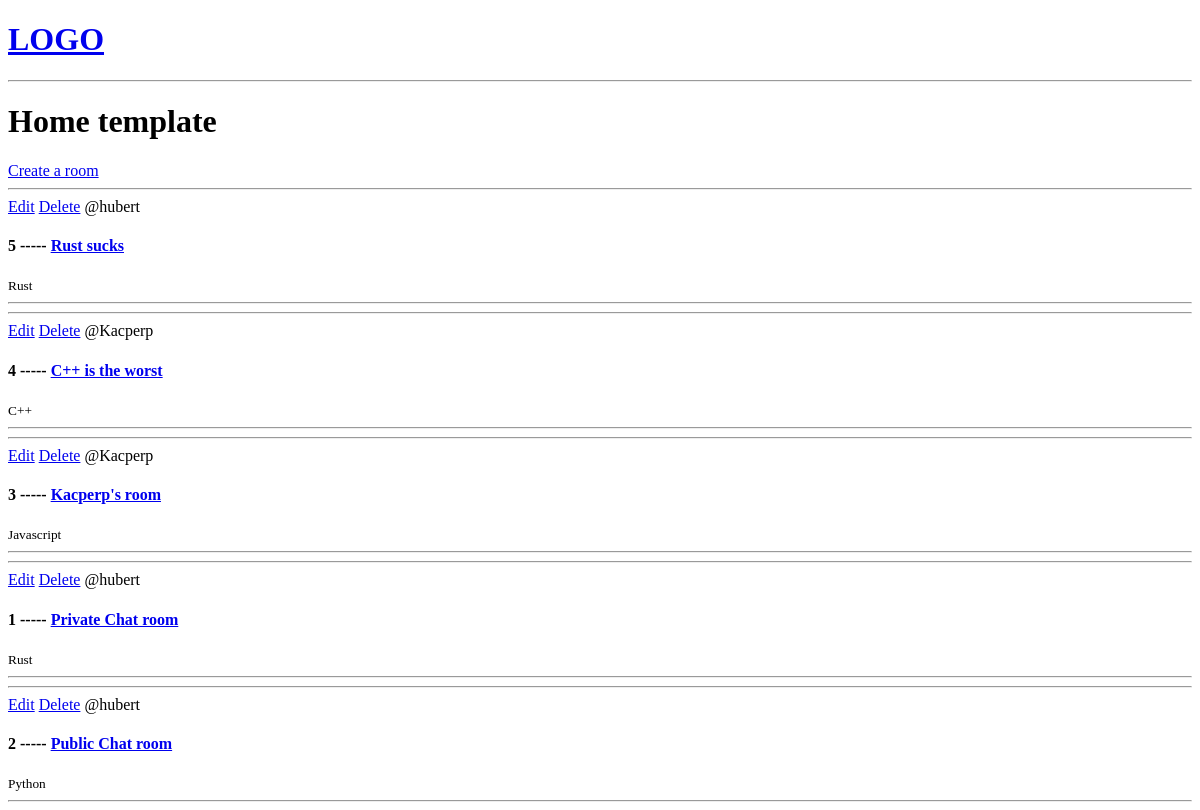
Before: / with the older database file.
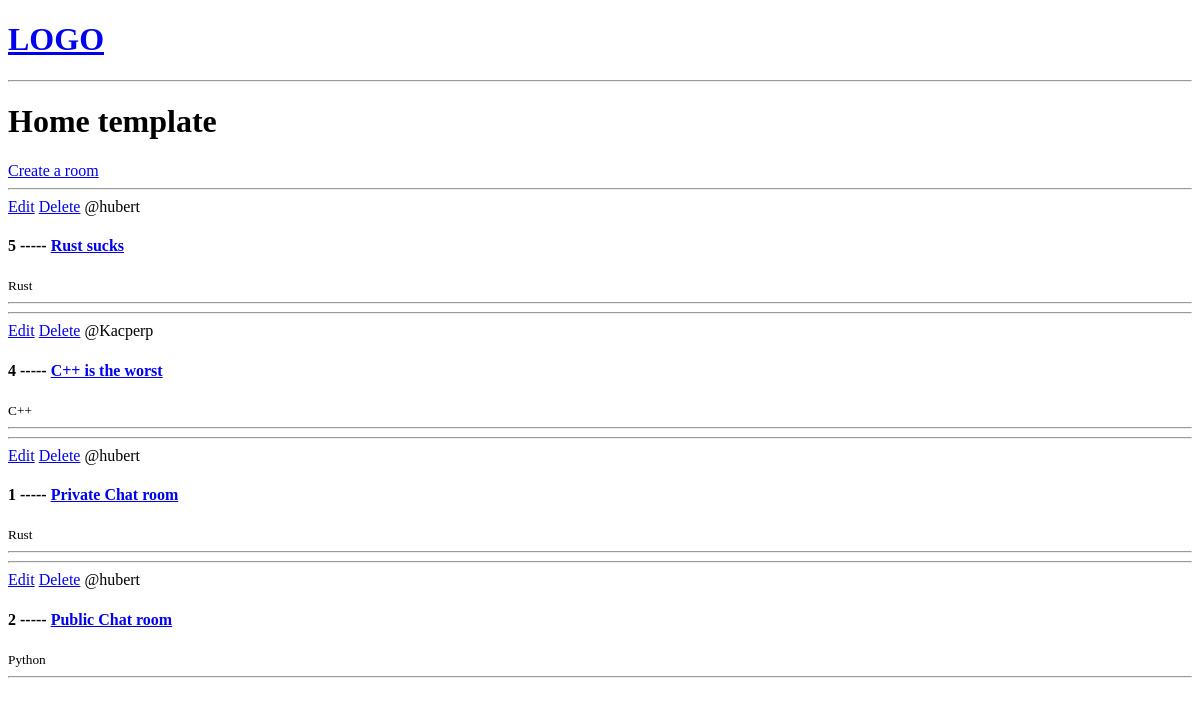
After: the same page with the newer database file.
### base/models.py (models this page shows, shortened)
class Room(models.Model):
    host = models.ForeignKey(User, on_delete=models.SET_NULL, null = True)
    topic = models.ForeignKey(Topic, on_delete=models.SET_NULL, null = True)
    name = models.CharField(max_length=100)
    description = models.TextField(null=True, blank=True)
    updated = models.DateTimeField(auto_now=True)
    created = models.DateTimeField(auto_now_add=True)
    class Meta:
        ordering = ['-updated', '-created']

class Topic(models.Model):
    name = models.CharField(max_length=200)

### base/views.py (the view)
# urls.py: path('', views.home, name='home'),
def home(request):
    rooms = Room.objects.all()
    context = {'rooms': rooms}
    return render(request, 'base/home.html', context)

### base/templates/base/home.html
{% extends 'main.html' %}
{% block content %}
<h1>Home template</h1>
<div>
    <a href="{% url 'create-room'%}">Create a room</a>
    {% for room in rooms%}
    <div>
        <hr>
        <span>
            <a href ="{% url 'update-room' room.id%}">Edit</a>
            <a href ="{% url 'delete-room' room.id%}">Delete</a>
        </span>
        <span>@{{room.host.username}}</span>
        <h4>{{room.id}} ----- <a href="{% url 'room' room.id %}">{{room.name}}</a></h4>
        <small>{{room.topic.name}}</small>
        <hr>
    </div>
    {% endfor %}
</div>
{% endblock %}

### templates/main.html (shortened to what this page needs)
<!DOCTYPE html>
<html>
<head>
</head>
<body>
{% include 'navbar.html' %}
{% block content %}
{% endblock %}
</body>

### templates/navbar.html
<a href="/">
    <h1>LOGO</h1>
</a>
<hr>

Changed rows visible on the page:
removed Room: host.username "Kacperp", id "3", name "Kacperp's room", topic.name "Javascript"
